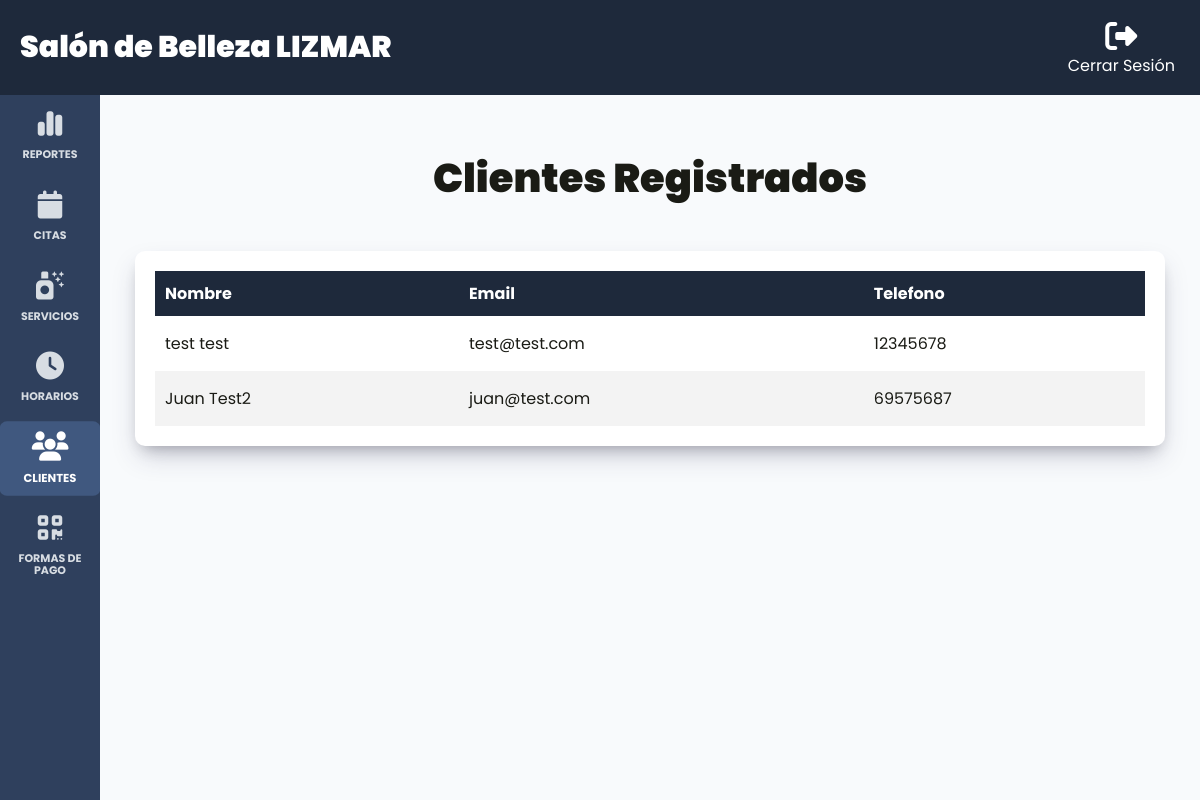
Page /admin/clientes (signed in) on the earlier database version.
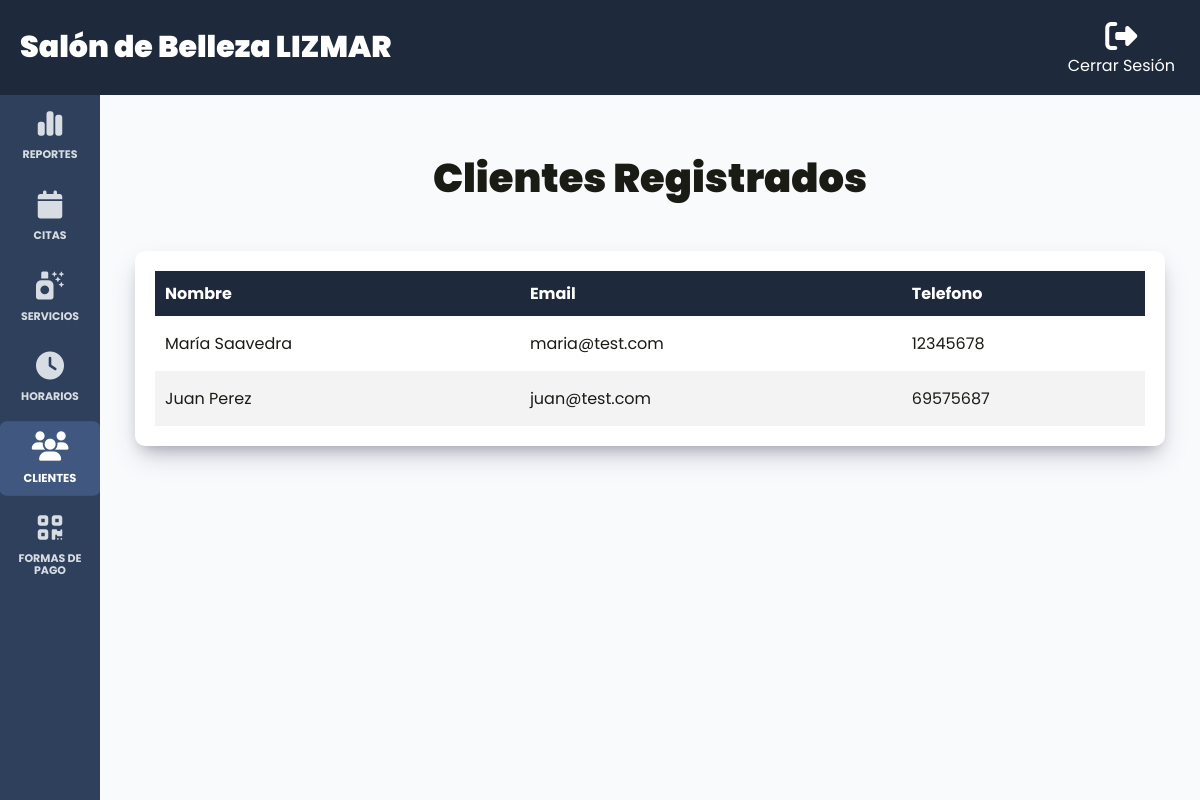
Same page on the later database version.
### tables this page shows
CREATE TABLE `usuarios` (
  `id` int NOT NULL AUTO_INCREMENT,
  `nombre` varchar(60) DEFAULT NULL,
  `apellido` varchar(60) DEFAULT NULL,
  `email` varchar(30) DEFAULT NULL,
  `password` varchar(60) DEFAULT NULL,
  `telefono` varchar(8) DEFAULT NULL,
  `admin` tinyint DEFAULT NULL,
  `confirmado` tinyint DEFAULT NULL,
  `token` varchar(15) DEFAULT NULL,
  PRIMARY KEY (`id`)
);

### controllers/ClientesController.php (called while the page is built, shortened)
<?php
class ClientesController {
    public static function index(Router $router) {
        $clientes = Usuario::whereAll('admin', '0');
        $router->render('admin/clientes/index', [
            'clientes' => $clientes
        ]);
    }
}

### public/index.php (called while the page is built, shortened)
<?php
$router = new Router();
$router->get('/', [LoginController::class, 'login']);
$router->post('/', [LoginController::class, 'login']);
$router->get('/logout', [LoginController::class, 'logout']);
$router->get('/forgot-password', [LoginController::class, 'forgotPassword']);
$router->post('/forgot-password', [LoginController::class, 'forgotPassword']);
$router->get('/reset-password', [LoginController::class, 'resetPassword']);
$router->post('/reset-password', [LoginController::class, 'resetPassword']);
$router->get('/create-account', [LoginController::class, 'createAccount']);
$router->post('/create-account', [LoginController::class, 'createAccount']);
$router->get('/confirm-account', [LoginController::class, 'confirmAccount']);
$router->get('/message', [LoginController::class, 'message']);
$router->get('/cita', [CitaController::class, 'index']);
$router->get('/historial', [CitaController::class, 'showHistorial']);
$router->post('/cita/cancelar', [CitaController::class, 'update']);
$router->get('/api/servicios', [APIController::class, 'index']);
$router->get('/api/horarios', [APIController::class, 'showHorarios']);
$router->post('/api/horarios/estado', [APIController::class, 'cambiarEstadoHorarios']);
$router->post('/api/citas', [APIController::class, 'create']);
$router->get('/api/citas_admin', [APIController::class, 'getCitas']);
$router->get('/api/reportes/ingresos_mensuales', [ReportesAPIController::class, 'ingresosPorMes']);
$router->get('/api/reportes/ingresos_diarios', [ReportesAPIController::class, 'ingresosPorDia']);
$router->get('/api/reportes/servicios_solicitados', [ReportesAPIController::class, 'serviciosSolicitados']);
$router->get('/api/reportes/clientes_frecuentes', [ReportesAPIController::class, 'clientesFrecuentes']);
$router->get('/api/reportes/horarios_demandados', [ReportesAPIController::class, 'horariosDemandados']);
$router->get('/admin/dashboard', [DashboardController::class, 'index']);
$router->get('/admin/citas', [CitasController::class, 'index']);
$router->post('/admin/citas/editar', [CitasController::class, 'update']);
$router->get('/admin/clientes', [ClientesController::class, 'index']);
$router->get('/admin/horarios', [HorariosController::class, 'index']);
$router->get('/admin/formas_pagos', [FormasPagosController::class, 'index']);
$router->get('/admin/formas_pagos/actualizar_qr', [FormasPagosController::class, 'update']);
$router->post('/admin/formas_pagos/actualizar_qr', [FormasPagosController::class, 'update']);
$router->get('/admin/servicios', [ServiciosController::class, 'index']);
$router->get('/admin/servicios/crear', [ServiciosController::class, 'create']);
$router->post('/admin/servicios/crear', [ServiciosController::class, 'create']);
$router->get('/admin/servicios/editar', [ServiciosController::class, 'update']);
$router->post('/admin/servicios/editar', [ServiciosController::class, 'update']);
$router->post('/admin/servicios/eliminar', [ServiciosController::class, 'delete']);
$router->get('/error/404', [Pagina404Controller::class, 'index']);
$router->comprobarRutas();

### models/ActiveRecord.php (called while the page is built, shortened)
<?php
class ActiveRecord {
    protected static $db;
    protected static $tabla = '';
    public static function setDB($database) {
        self::$db = $database;
    }
    public static function consultarSQL($query) {
        $resultado = self::$db->query($query);
        $array = [];
        while ($registro = $resultado->fetch_assoc()) {
            $array[] = static::crearObjeto($registro);
        }
        return $array;
    }
    protected static function crearObjeto($registro) {
        $objeto = new static;
        foreach ($registro as $key => $value) {
            if (property_exists($objeto, $key)) {
                $objeto->$key = $value;
            }
        }
        return $objeto;
    }
    public static function whereAll($columna, $valor, $campo = '*') {
        $query = "SELECT $campo FROM " . static::$tabla . " WHERE $columna = '$valor'";
        $resultado = self::consultarSQL($query);
        return $resultado;
    }
}

### views/admin/clientes/index.php (the view)
<h1 class="nombre-pagina">Clientes Registrados</h1>
<div class="dashboard__contenedor">
    <?php if (!empty($clientes)): ?>
        <table class="table" id="myTable">
            <thead class="table__thead">
                <tr>
                    <th scope="col" class="table__th">Nombre</th>
                    <th scope="col" class="table__th">Email</th>
                    <th scope="col" class="table__th">Telefono</th>
                </tr>
            </thead>
            <tbody class="table__tbody">
                <?php foreach($clientes as $cliente): ?>
                    <tr class="table__tr">
                        <td class="table__td">
                            <?php echo $cliente->nombre . ' ' . $cliente->apellido; ?>
                        </td>
                        <td class="table__td">
                            <?php echo $cliente->email; ?>
                        </td>
                        <td class="table__td">
                            <?php echo $cliente->telefono; ?>
                        </td>
                    </tr>
                <?php endforeach; ?>
            </tbody>
        </table>
        <?php else: ?>
            <p class="text-center">No hay clientes registrados</p>
    <?php endif; ?>
</div>

Differences in the rows shown:
changed usuarios: nombre "test" → "María"; apellido "test" → "Saavedra"; email "test@test.com" → "maria@test.com"
changed usuarios "Juan": apellido "Test2" → "Perez"
